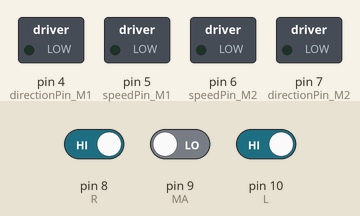
Simulated run of this sketch. Board: Arduino Uno, built with avr-gcc and run on an emulated ATmega328P. Parts: switched loads named in the sketch (green lamp = pin HIGH). The test bench sets the inputs (shaded band); at power-on: pin 9 (MA) LOW, pin 10 (L) HIGH, pin 8 (R) HIGH.

Above: at 1.2 s.
1.3 s: pin 9 (MA) driven HIGH
At 1.6 s:
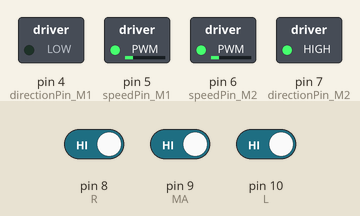
2.8 s: pin 10 (L) driven LOW
At 3.9 s:
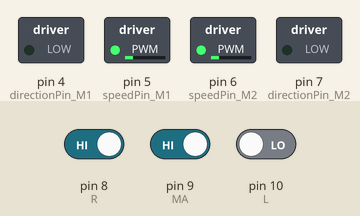
4.3 s: pin 9 (MA) driven LOW
At 5.0 s:
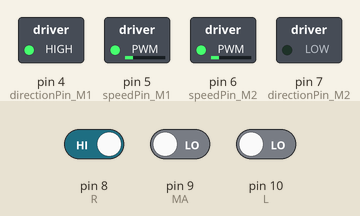
5.8 s: pin 8 (R) driven LOW
At 6.2 s:
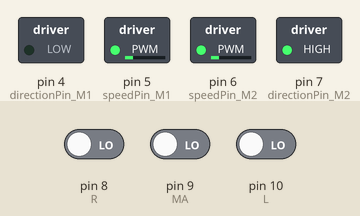
7.3 s: pin 8 (R) driven HIGH
At 8.5 s:
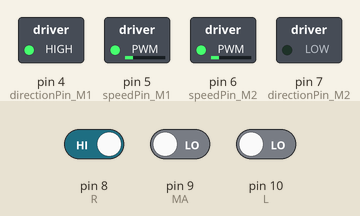
Timing chart, 0 to 9.8 s (numbered marks = the images above; inputs shaded):
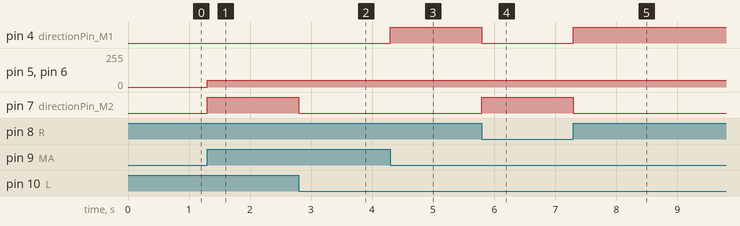

The sketch:

Finalcode.ino
```cpp
//defnine which pin is connected to which component
#define speedPin_M1  5
#define speedPin_M2  6
#define directionPin_M1  4
#define directionPin_M2  7

#define R 8
#define MA 9
#define L 10

int rightSpeed = 50;
int leftSpeed = 50;
void setup()
{
//M1 RIGHT
//M2 LEFT
Serial.begin(9600);
pinMode(R,INPUT); // Refering the pins as an input or output
pinMode(MA,INPUT);
pinMode(L,INPUT);

pinMode(speedPin_M1, OUTPUT);
pinMode(speedPin_M2, OUTPUT);
pinMode(directionPin_M1, OUTPUT);
pinMode(directionPin_M2, OUTPUT);


}


void loop(){
int rv = digitalRead(R); //saving the outputs of the sensors to int values
int lv = digitalRead(L);
int cv = digitalRead(MA);

if(lv == 0 && cv == 1 && rv == 0) // if statement to go forward if only middle IR has detected a black line
{
  carF();


}
else if(lv == 0 && cv ==1 && rv == 1) //if statement to go forward if only right and middle IR has detected a black line
{
  carF();

}
else if(lv == 0 && cv ==0 && rv == 1) //if statement to go right if only right IR has detected a black line
{
  carR();

}
else if(lv==1 && cv==1 && rv == 0)//if statement to go left if left and middle IR has detected a black line
{
  carL();

}

else if(lv==1 && cv==1 && rv == 1)//if statement to go left if all IR has detected a black line
{
  carL();

}
else if(lv==0 && cv==0 && rv == 0)//if statement to take  u turn f no black lines detected.
{
  carL();
  delay(1);

}
}


void carStop() {                //  Motor Stop
  digitalWrite(speedPin_M2, 0);
  digitalWrite(directionPin_M1, LOW);
  digitalWrite(speedPin_M1, 0);
  digitalWrite(directionPin_M2, LOW);
}

void carF() {       //Move forward
  analogWrite (speedPin_M2, 50);
  digitalWrite(directionPin_M1, LOW);
  analogWrite (speedPin_M1, 50);
  digitalWrite(directionPin_M2, LOW);
}

void carBack() {     //Move backward
  analogWrite (speedPin_M2, 50);
  digitalWrite(directionPin_M1, HIGH);
  analogWrite (speedPin_M1, 50);
  digitalWrite(directionPin_M2, HIGH);
}

void carR() {  //Turn Right
  analogWrite (speedPin_M2, 50);
  digitalWrite(directionPin_M1, HIGH);
  analogWrite (speedPin_M1, 50);
  digitalWrite(directionPin_M2, LOW);
}


void carL() {         //Turn Left
    analogWrite (speedPin_M2, 50);
  digitalWrite(directionPin_M1, LOW);
  analogWrite (speedPin_M1, 50);
  digitalWrite(directionPin_M2, HIGH);

}
```

Measured:
- after the input at 1.3 s, pin 5 (speedPin_M1), pin 6 (speedPin_M2): 0/255 → 50/255 at once; pin 7 (directionPin_M2): LOW → HIGH at once
- after the input at 2.8 s, pin 7 (directionPin_M2): HIGH → LOW at once
- after the input at 4.3 s, pin 4 (directionPin_M1): LOW → HIGH at once
- after the input at 5.8 s, pin 4 (directionPin_M1): HIGH → LOW at once; pin 7 (directionPin_M2): LOW → HIGH at once
- after the input at 7.3 s, pin 4 (directionPin_M1): LOW → HIGH at once; pin 7 (directionPin_M2): HIGH → LOW at once
